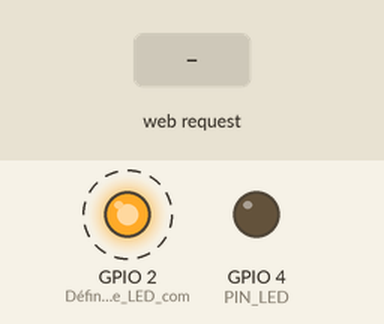
This sketch was run on a simulated ESP32. On the bench: output pins drawn as LEDs (lit = HIGH). Dashed ring = blinking. The test bench sets the inputs (shaded band). WiFi joins after 1.5 s; servers stay silent unless stated; storage starts empty; what the sketch prints to the serial monitor is not drawn.

Above: at 2.9 s.
3.3 s: HTTP request GET /on received
At 3.9 s:
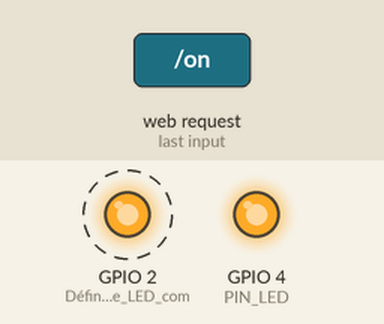
6.3 s: HTTP request GET /off received
At 6.65 s:
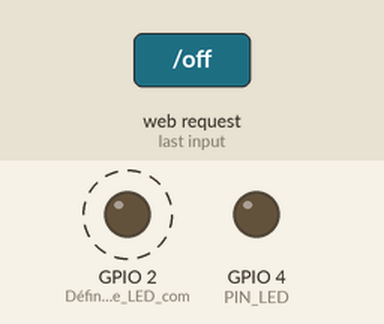
Timing chart, 0 to 15.3 s (numbered marks = the images above; inputs shaded):
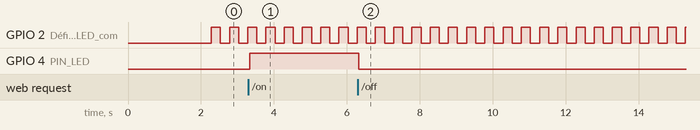

The sketch:

esp32_webSever_LED_On_Off.ino
```cpp
/**
 * e-mail : openprogramming23@gmail.com
 * gitHub : https://github.com/RS-malik-el
 * Donation : paypal.me/RachelSysteme
 *
 * @AUTEUR : Exaucé KIMBEMBE / @OpenProgramming
 * DATE    : 09/05/2023
 * Modifier: 18/05/2023
 *
 * @Bibliothèques nécessaires pour réaliser ce projet:
 * *** https://github.com/me-no-dev/ESPAsyncWebServer
 * *** https://github.com/me-no-dev/AsyncTCP
 *
 *@Plugin : extension a installer sur l'IDE arduino pour le transfert des fichiers dans la
 * mémoire flash.
 * *** https://github.com/me-no-dev/arduino-esp32fs-plugin/releases/
 *
 * @Board : ESP32
 *
 * Ce code permet de contrôler une LED en utilisant une page web.
 * Si l'ESP32 est connecté à un réseau WiFi, la LED intégrée à l'ESP32 clignote régulièrement
 * pour indiquer que la connexion est active. Si la connexion est perdue, l'ESP32 tente de se
 * reconnecter automatiquement.
 *
 * Le code est composé de plusieurs fichiers,
 * *** Un fichier HTML qui contient la page web,
 * *** Un fichier CSS pour la mise en forme,
 * *** Deux fichier JavaScript pour la gestion des événements
 * *** Deux photos qui sont utilisées comme images de fond.
 *
*/

// Interruption de la compilation si la carte ESP32 n'est pas sélectionné
#ifndef ESP32
  #error "Veillez selectionner une carte ESP32"
#endif

#include <ESPAsyncWebServer.h>
#include <WiFi.h>
#include <SPIFFS.h> // SPIFFS (SPI Flash File System)

// Remplacez ici par votre SSID et votre mot de passe WiFi
const char* ssid = "MonSSID";
const char* password = "MonMotDePasseWiFi";

AsyncWebServer server(80);// Crée un objet de serveur web sur le port 80

// pin utilisé
#define PIN_LED  4

int timeOut = 0;      // Timeout clignotement
bool state = false; // Etat de la led

// Prototype
void blink(void); // Indique que l'esp32 est en mode AP_STA
void gestionLed(void); // Contrôle la led en fonction de la page web

void setup() {
  Serial.begin(115200);          // Initialisation de la communication série
  pinMode(PIN_LED, OUTPUT);      // Définit la broche LED comme une sortie
  pinMode(LED_BUILTIN, OUTPUT);  // Définit la broche LED comme une sortie
  digitalWrite(PIN_LED, LOW);    // Éteint la LED au démarrage
  digitalWrite(LED_BUILTIN, LOW);// Éteint la LED au démarrage

  // Initialisation du SPIFFS
  if (!SPIFFS.begin(true)){
    Serial.println("Une erreur s'est produite lors du montage de SPIFFS.");
    return;
  }

  // Ouverture du répertoire racine de SPIFFS
  File root = SPIFFS.open("/");
  // Ouverture du premier fichier contenu dans le répertoire racine de SPIFFS
  File file = root.openNextFile();

  Serial.println("\n\n");
  // Affichage des titres des fichiers contenu dans le SPIFFS
  while (file){
    Serial.print("Fichier stocker: ");
    Serial.println(file.name());
    file.close();
    file = root.openNextFile();
  }
Serial.println("\n\n");
  // Configuration du wifi
  WiFi.mode(WIFI_STA);
  WiFi.begin(ssid, password);
  while (WiFi.status() != WL_CONNECTED) {
    delay(1000);
    Serial.println("Connexion en cours au WiFi...");
  }

  Serial.println("\nConnecté au WiFi avec succès !");
  Serial.print("Adresse IP : http://");
  Serial.println(WiFi.localIP());

  //------------ Initialisation du serveur
  server.begin();
  Serial.println("\nServeur web démarré !");

  //------------- Page d'acceuil (page Web)
  server.on("/", HTTP_GET,[](AsyncWebServerRequest *request){
    request->send(SPIFFS, "/page_web.html", "text/html");// envoi du fichier html
  });

  server.on("/style.css", HTTP_GET,[](AsyncWebServerRequest *request){
    request->send(SPIFFS, "/style.css", "text/css");// envoi du fichier css
  });

  server.on("/jquery-3.7.0.min.js", HTTP_GET,[](AsyncWebServerRequest *request){
    request->send(SPIFFS, "/jquery-3.7.0.min.js", "application/javascript");// envoi du fichier js
  });

  server.on("/script.js", HTTP_GET,[](AsyncWebServerRequest *request){
    request->send(SPIFFS, "/script.js", "application/javascript");// envoi du fichier js
  });

  server.on("/on.png", HTTP_GET,[](AsyncWebServerRequest *request){
    request->send(SPIFFS, "/on.png", "image/png");// envoi du fichier png
  });

  server.on("/off.png", HTTP_GET,[](AsyncWebServerRequest *request){
    request->send(SPIFFS, "/off.png", "image/png");// envoi du fichier png
  });


  //----------- Requête allumage lampe
  server.on("/on", HTTP_GET, [](AsyncWebServerRequest *request){
      state = true; // Variable contrôlant l'allumage
      timeOut = 0; // Delais de clignotement null
      request->send(204);
  });
  //----------- Requête extinction lampe
  server.on("/off", HTTP_GET, [](AsyncWebServerRequest *request){
      state = false; // Variable contrôlant l'allumage
      timeOut = 0; // Delais de clignotement null
      request->send(204);
  });

  server.on("/blink_time", HTTP_POST, [](AsyncWebServerRequest *request) {
    if(request->hasParam("blink_delay", true))
    {
      String message = request->getParam("blink_delay", true)->value();
      timeOut = message.toInt();
    }
    request->send(204);
  });

}//fin setup()


void loop(){
  if(WiFi.isConnected()==true){
    gestionLed();
    blink();// Clignotement du voyant si WIFI actif
  }
  // Reconnexion automatique en cas de perte de connexion WIFI
  else{
    WiFi.reconnect();
    digitalWrite(LED_BUILTIN, LOW);
  }
}

// Clignotement du voyant
void blink(void){
  static unsigned long int init_t = millis();
  static bool etat = false;

  if ((millis()-init_t) >= 250){
    etat = not etat;
    digitalWrite(LED_BUILTIN, etat);
    init_t = millis();
  }
}

// Gestion de la led en fonction des données reçu de la page web
void gestionLed(void){
  static unsigned long int init_t = millis();
  static bool etat = false;

  if(state){
    // Allumage de la led
    if(timeOut==0)
      digitalWrite(PIN_LED, HIGH);
    // Clignotement de la led
    else{
      if ((millis()-init_t) >= timeOut){
        etat = not etat;
        digitalWrite(PIN_LED, etat);
        init_t = millis();
      }
    }
  }
  // Extinction de la led
  else
    digitalWrite(PIN_LED, LOW);
}
```

Measured:
- after the input at 3.3 s, GPIO 4 (PIN_LED): LOW → HIGH at once
- after the input at 6.3 s, GPIO 4 (PIN_LED): HIGH → LOW at once
- by itself, GPIO 2 (Définit_la_broche_LED_com): alternates HIGH for 0.25 s and LOW for 0.25 s
